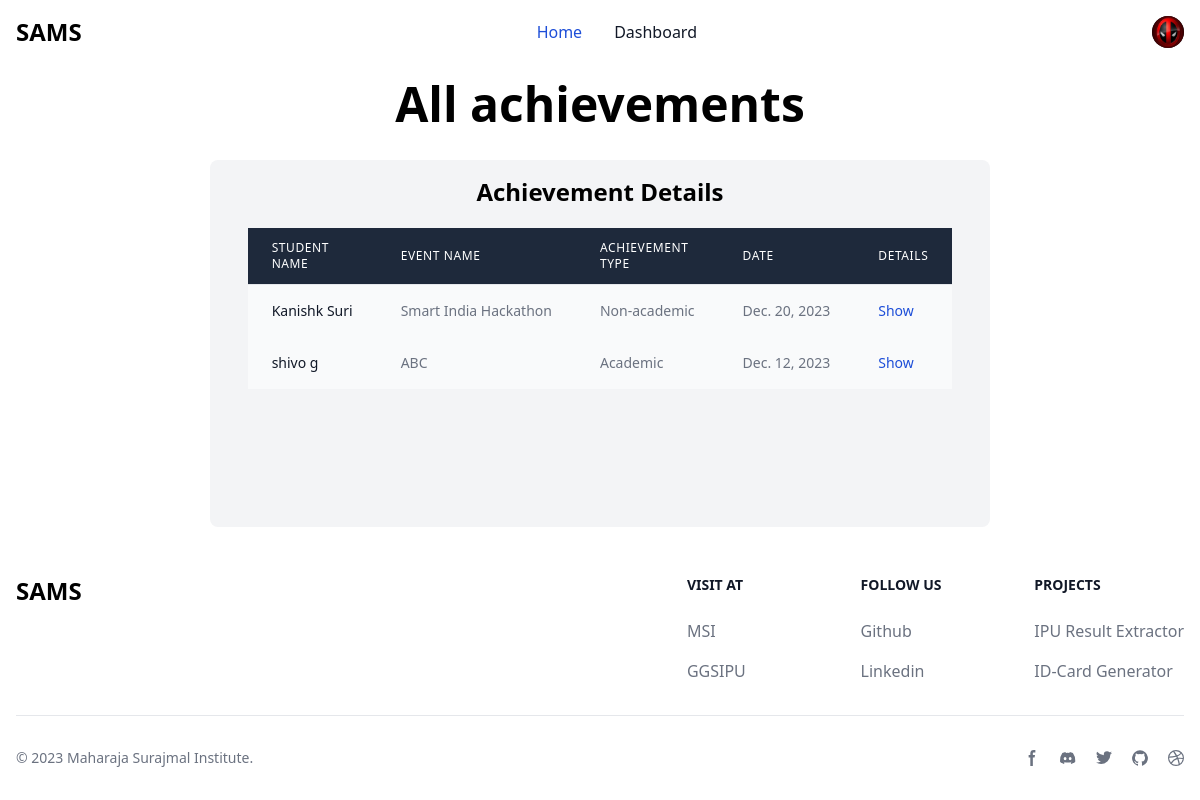
The app's page /for_s_achievements/ (signed in), older data.
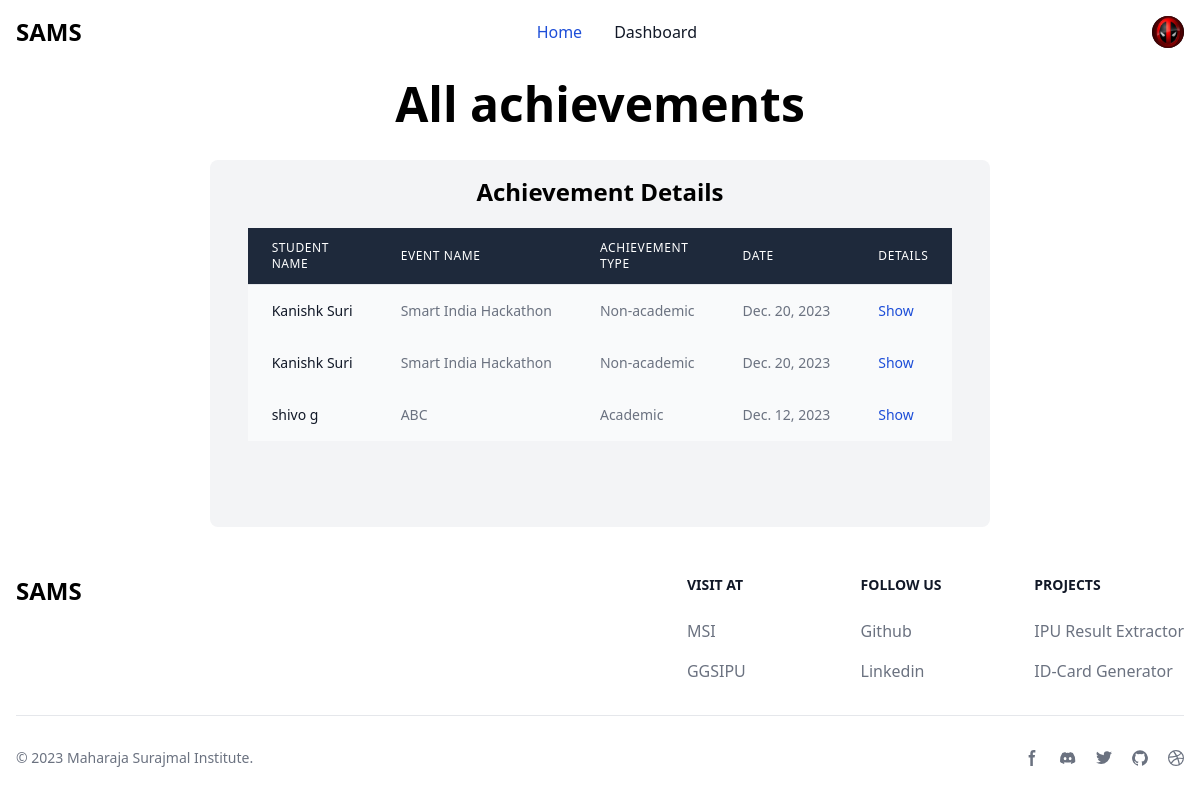
The same page, newer data.
### home/models.py (models this page shows)
class StudentAchievement(models.Model):
    type_choices = (
        ('1', 'Academic'),
        ('2', 'Non-Academic'),
    )
    student = models.ForeignKey(Student, on_delete=models.CASCADE, unique=False)
    event_name = models.CharField(max_length=255)
    achievement_type = models.CharField(max_length=255, choices=type_choices)
    category = models.CharField(max_length=255)
    venue = models.CharField(max_length=255)
    date = models.DateField()
    title = models.CharField(max_length=255)
    desc = models.CharField(max_length=255)
    role = models.CharField(max_length=255)
    file = models.ImageField(upload_to='achievement_files/')
    image_url = models.URLField()
    approved = models.BooleanField(default=False)
    approved_by = models.ForeignKey(Faculty, on_delete=models.PROTECT, null=True, blank=True)
    is_pending = models.BooleanField(default=True)

### users/models.py (models this page shows, shortened)
class Student(models.Model):
    user = models.OneToOneField(CustomUser, on_delete=models.CASCADE)
    enrollment_number = models.CharField(max_length=20)
    batch_year = models.IntegerField()
    semester = models.IntegerField()
    section = models.CharField(max_length=10)
    shift = models.CharField(max_length=10)

class CustomUser(AbstractUser):
    profile_picture = models.ImageField(upload_to='profile_pics/', default='profile_pics/default.png')
    portfolio_links = models.URLField(max_length=200, blank=True)
    department = models.CharField(max_length=100, null=False, blank=False)
    is_active = models.BooleanField(default=True)

### home/views.py (the view)
# urls.py: path('for_s_achievements/', student_view_all, name="student_achievments_view"),
@group_required( 'student')
def student_view_all(request):
    achievements = StudentAchievement.objects.filter(approved=1)
    return render(request, 'home/all_achievements.html', {'achievements': achievements,'student':True})

### home/templatetags/home_extras.py (called while the page is built)
@register.filter(name="achievement_type")
def achievement_type(value):
    if value == '1':
        return "Academic"
    elif value == '2':
        return "Non-academic"

### templates/home/all_achievements.html (shortened to what this page needs)
{% extends 'base.html' %}
{% load home_extras %}
{% block heading %}All achievements{% endblock %}
{% block content %}
    <div class="flex flex-1  justify-center">
        <div class="relative sm:rounded-lg overflow-x-auto bg-gray-100 p-4 m-4">
            <h1 class="font-semibold text-2xl text-center pb-5">Achievement Details</h1>
            {% if student %}
            <table class="w-1/2 mx-auto bg-white rounded-full divide-y divide-gray-200">
                <thead class="bg-slate-800 text-white">
                    <th class="px-6 py-3 text-left text-xs font-medium uppercase tracking-wider">Student Name</th>
                    <th class="px-6 py-3 text-left text-xs font-medium uppercase tracking-wider">Event Name</th>
                    <th class="px-6 py-3 text-left text-xs font-medium uppercase tracking-wider">Achievement Type</th>
                    <th class="px-6 py-3 text-left text-xs font-medium uppercase tracking-wider">Date</th>
                    <th class="px-6 py-3 text-left text-xs font-medium uppercase tracking-wider">Details</th>
                </thead>
                <tbody>
                    {% for achievement in achievements %}
                        <tr class="bg-gray-50">
                            <td class="px-6 py-4 whitespace-nowrap text-sm font-medium text-gray-900">
                                {{ achievement.student.user.first_name }} {{ achievement.student.user.last_name }}
                            </td>
                            <td class="px-6 py-4 whitespace-nowrap text-sm text-gray-500">{{ achievement.event_name }}</td>
                            <td class="px-6 py-4 whitespace-nowrap text-sm text-gray-500">{{ achievement.achievement_type|achievement_type }}</td>
                            <td class="px-6 py-4 whitespace-nowrap text-sm text-gray-500">{{ achievement.date }}</td>
                            <td class="px-6 py-4 whitespace-nowrap text-sm text-gray-500">
                                <a href="{% url 'home:achievement details' achievement.id %}"
                                   class="text-blue-700">Show</a>
                        </tr>
                    {% endfor %}
                </tbody>
            </table>
            {% endif %}
        </div>
    </div>
{% endblock %}

Row changes from the older to the newer data that the page shows:
now on this page (row edited): StudentAchievement: student.user.first_name "Kanishk", student.user.last_name "Suri", event_name "Smart India Hackathon", achievement_type|achievement_type "Non-academic", date "Dec. 20, 2023"
